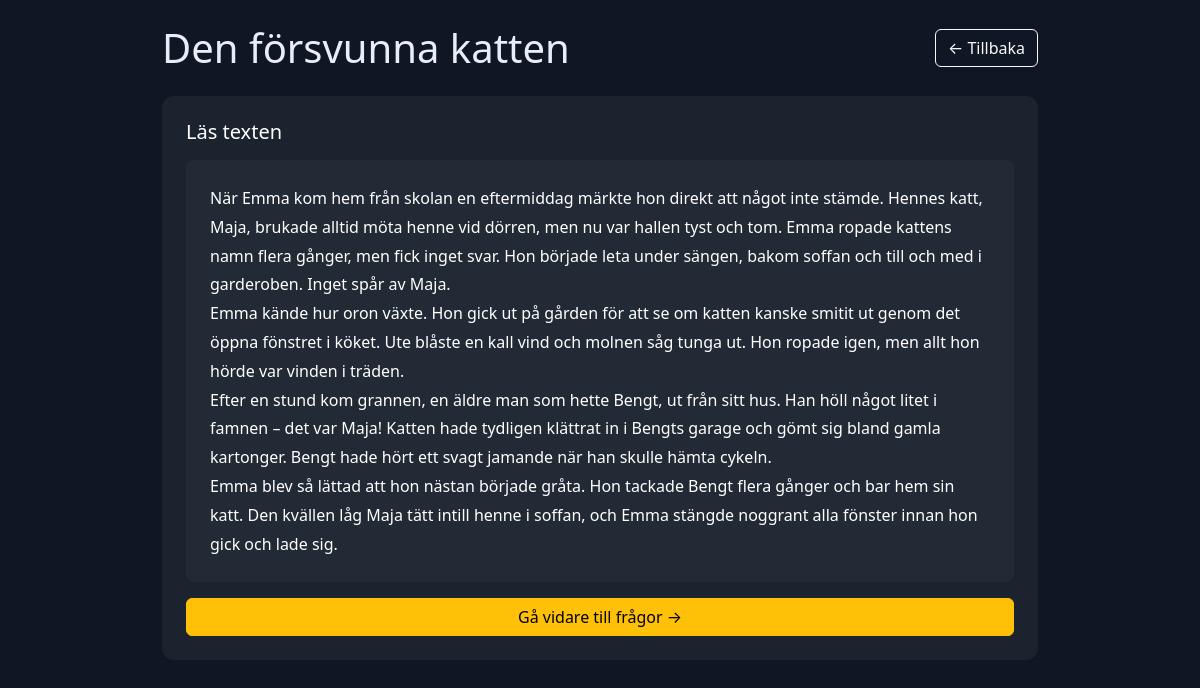
The page /exercises/play.php?exercise_id=2 (signed in) on the database its author committed.
### tables this page shows
CREATE TABLE `exercises` (
  `id` int(11) NOT NULL,
  `title` varchar(255) NOT NULL,
  `difficulty` varchar(20) NOT NULL DEFAULT 'easy',
  `min_level` int(11) NOT NULL DEFAULT 1,
  `created_at` timestamp NOT NULL DEFAULT current_timestamp()
);

CREATE TABLE `exercise_passages` (
  `id` int(11) NOT NULL,
  `exercise_id` int(11) NOT NULL,
  `content` longtext NOT NULL
);

### exercises/play.php (the view, shortened to what this page needs)
<?php
require_once __DIR__ . '/../config.php';
$exerciseId = isset($_GET['exercise_id']) ? (int)$_GET['exercise_id'] : 0;
$stm = $pdo->prepare("SELECT * FROM exercises WHERE id=?");
$stm->execute([$exerciseId]);
$exercise = $stm->fetch(PDO::FETCH_ASSOC);
$passageStmt = $pdo->prepare("SELECT * FROM exercise_passages WHERE exercise_id=?");
$passageStmt->execute([$exerciseId]);
$passage = $passageStmt->fetch(PDO::FETCH_ASSOC);
?>
<!doctype html>
<html lang="sv">
<head>
<link href="https://cdn.jsdelivr.net/npm/bootstrap@5.3.0/dist/css/bootstrap.min.css" rel="stylesheet">
</head>
<body>
<div class="container py-4">
  <div class="d-flex justify-content-between align-items-center mb-4 flex-wrap gap-2">
    <h1 class="mb-0"><?php echo htmlspecialchars($exercise['title']); ?></h1>
    <a href="../exercises/entrance.php" class="btn btn-outline-light">← Tillbaka</a>
  </div>
  <div id="stage" class="card p-4">
    <div id="passageArea">
      <h5 class="mb-3">Läs texten</h5>
      <div id="passageContent"><?php echo htmlspecialchars($passage['content'] ?? ''); ?></div>
      <button id="startBtn" class="btn btn-warning mt-3 w-100">Gå vidare till frågor →</button>
    </div>
  </div>
</div>
</body>
</html>

### exercises/play.php (style rules this page uses)
* { box-sizing: border-box; }
body { background: #0f1724; color: #e6eef8; min-height: 100vh; }
.container { max-width: 900px; }
.card { background: rgba(255, 255, 255, 0.05); border: none; color: white; border-radius: 12px; }
#passageContent { white-space: pre-wrap; line-height: 1.8; padding: 1.5rem; background: rgba(255, 255, 255, 0.03); border-radius: 8px; max-height: 60vh; overflow-y: auto; }

### rows shown on the page
exercises: title "Den försvunna katten"
exercise_passages: content "När Emma kom hem från skolan en eftermiddag märkte hon direkt att något inte stämde. Hennes katt, Maja, brukade alltid möta henne vid dörren, men nu var hallen tyst och tom. Emma ropade kattens namn flera gånger, men fick inget svar. Hon började leta under sängen, bakom soffan och till och med i garderoben. Inget spår av Maja. Emma kände hur oron växte. Hon gick ut på gården för att se om katten kanske smitit ut genom det öppna fönstret i köket. Ute blåste en kall vind och molnen såg tunga ut. Hon ropade igen, men allt hon hörde var vinden i träden. Efter en stund kom grannen, en äldre man som hette Bengt, ut från sitt hus. Han höll något litet i famnen – det var Maja! Katten hade tydligen…"
